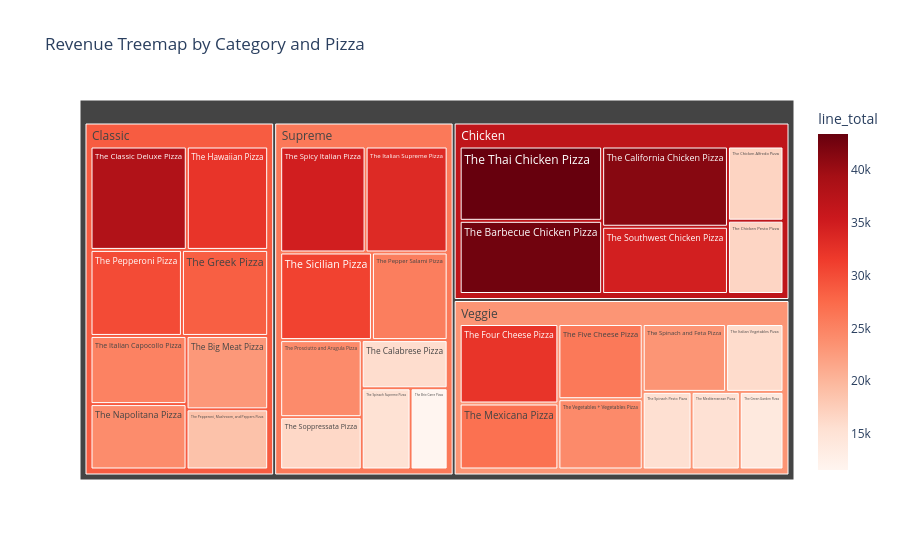

Source (notebook cell):
### Code cell
# Treemap of revenue by category and pizza name
treemap_data = sales_copy.groupby(['category', 'name'])['line_total'].sum().reset_index()

fig = px.treemap(treemap_data, path=['category', 'name'], values='line_total',
                 title='Revenue Treemap by Category and Pizza',
                 color='line_total', color_continuous_scale='Reds')
fig.update_layout(autosize=True)
fig.show()

### Figure 1 — Plotly figure (JSON) as saved in the notebook; plotly's stock layout.template omitted (floating-point values rounded to 4 significant figures)
{"data": [{"branchvalues": "total", "customdata": [[42770.0], [41410.0], [16900.0], [16700.0], [34710.0], [43430.0], [22970.0], [38180.0], [28450.0], [32270.0], [25090.0], [24090.0], [30160.0], [18830.0], [11590.0], [15930.0], [33480.0], [25530.0], [24190.0], [30940.0], [16430.0], [34830.0], [15280.0], [26070.0], [32270.0], [13960.0], [16020.0], [15360.0], [26780.0], [15600.0], [23270.0], [24370.0], [36750.0], [28680.0], [26030.0], [23250.0]], "domain": {"x": [0, 1], "y": [0, 1]}, "hovertemplate": "labels=%{label}<br>line_total_sum=%{value}<br>parent=%{parent}<br>id=%{id}<br>line_total=%{color}<extra></extra>", "ids": ["Chicken/The Barbecue Chicken Pizza", "Chicken/The California Chicken Pizza", "Chicken/The Chicken Alfredo Pizza", "Chicken/The Chicken Pesto Pizza", "Chicken/The Southwest Chicken Pizza", "Chicken/The Thai Chicken Pizza", "Classic/The Big Meat Pizza", "Classic/The Classic Deluxe Pizza", "Classic/The Greek Pizza", "Classic/The Hawaiian Pizza", "Classic/The Italian Capocollo Pizza", "Classic/The Napolitana Pizza", "Classic/The Pepperoni Pizza", "Classic/The Pepperoni, Mushroom, and Peppers Pizza", "Supreme/The Brie Carre Pizza", "Supreme/The Calabrese Pizza", "Supreme/The Italian Supreme Pizza", "Supreme/The Pepper Salami Pizza", "Supreme/The Prosciutto and Arugula Pizza", "Supreme/The Sicilian Pizza", "Supreme/The Soppressata Pizza", "Supreme/The Spicy Italian Pizza", "Supreme/The Spinach Supreme Pizza", "Veggie/The Five Cheese Pizza", "Veggie/The Four Cheese Pizza", "Veggie/The Green Garden Pizza", "Veggie/The Italian Vegetables Pizza", "Veggie/The Mediterranean Pizza", "Veggie/The Mexicana Pizza", "Veggie/The Spinach Pesto Pizza", "Veggie/The Spinach and Feta Pizza", "Veggie/The Vegetables + Vegetables Pizza", "Chicken", "Classic", "Supreme", "Veggie"], "labels": ["The Barbecue Chicken Pizza", "The California Chicken Pizza", "The Chicken Alfredo Pizza", "The Chicken Pesto Pizza", "The Southwest Chicken Pizza", "The Thai Chicken Pizza", "The Big Meat Pizza", "The Classic Deluxe Pizza", "The Greek Pizza", "The Hawaiian Pizza", "The Italian Capocollo Pizza", "The Napolitana Pizza", "The Pepperoni Pizza", "The Pepperoni, Mushroom, and Peppers Pizza", "The Brie Carre Pizza", "The Calabrese Pizza", "The Italian Supreme Pizza", "The Pepper Salami Pizza", "The Prosciutto and Arugula Pizza", "The Sicilian Pizza", "The Soppressata Pizza", "The Spicy Italian Pizza", "The Spinach Supreme Pizza", "The Five Cheese Pizza", "The Four Cheese Pizza", "The Green Garden Pizza", "The Italian Vegetables Pizza", "The Mediterranean Pizza", "The Mexicana Pizza", "The Spinach Pesto Pizza", "The Spinach and Feta Pizza", "The Vegetables + Vegetables Pizza", "Chicken", "Classic", "Supreme", "Veggie"], "marker": {"coloraxis": "coloraxis", "colors": [42770.0, 41410.0, 16900.0, 16700.0, 34710.0, 43430.0, 22970.0, 38180.0, 28450.0, 32270.0, 25090.0, 24090.0, 30160.0, 18830.0, 11590.0, 15930.0, 33480.0, 25530.0, 24190.0, 30940.0, 16430.0, 34830.0, 15280.0, 26070.0, 32270.0, 13960.0, 16020.0, 15360.0, 26780.0, 15600.0, 23270.0, 24370.0, 36750.0, 28680.0, 26030.0, 23250.0]}, "name": "", "parents": ["Chicken", "Chicken", "Chicken", "Chicken", "Chicken", "Chicken", "Classic", "Classic", "Classic", "Classic", "Classic", "Classic", "Classic", "Classic", "Supreme", "Supreme", "Supreme", "Supreme", "Supreme", "Supreme", "Supreme", "Supreme", "Supreme", "Veggie", "Veggie", "Veggie", "Veggie", "Veggie", "Veggie", "Veggie", "Veggie", "Veggie", "", "", "", ""], "type": "treemap", "values": [42770.0, 41410.0, 16900.0, 16700.0, 34710.0, 43430.0, 22970.0, 38180.0, 28450.0, 32270.0, 25090.0, 24090.0, 30160.0, 18830.0, 11590.0, 15930.0, 33480.0, 25530.0, 24190.0, 30940.0, 16430.0, 34830.0, 15280.0, 26070.0, 32270.0, 13960.0, 16020.0, 15360.0, 26780.0, 15600.0, 23270.0, 24370.0, 195900.0, 220100.0, 208200.0, 193700.0]}], "layout": {"autosize": true, "coloraxis": {"colorbar": {"title": {"text": "line_total"}}, "colorscale": [[0, "rgb(255,245,240)"], [0.125, "rgb(254,224,210)"], [0.25, "rgb(252,187,161)"], [0.375, "rgb(252,146,114)"], [0.5, "rgb(251,106,74)"], [0.625, "rgb(239,59,44)"], [0.75, "rgb(203,24,29)"], [0.875, "rgb(165,15,21)"], [1, "rgb(103,0,13)"]]}, "legend": {"tracegroupgap": 0}, "title": {"text": "Revenue Treemap by Category and Pizza"}}}
